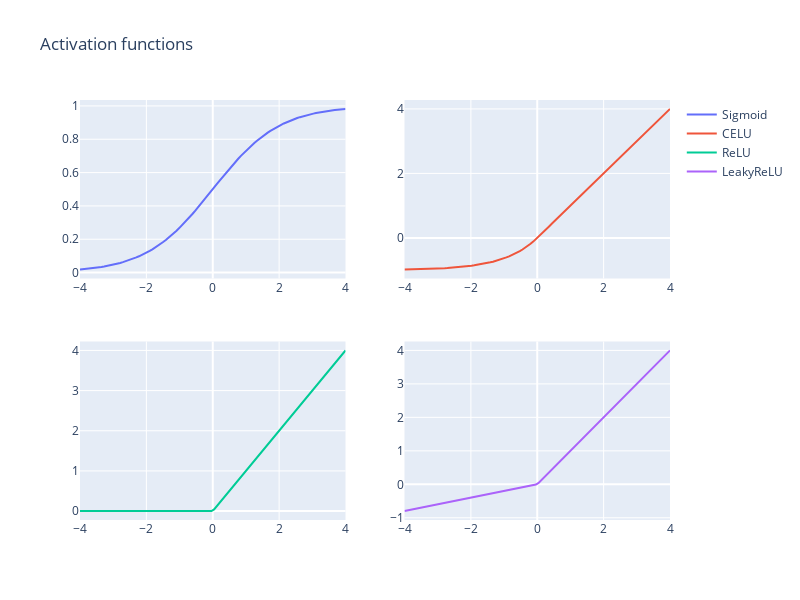

The notebook cell this image was saved under:
### Markdown cell above
### Plotting the functions
Verify our implementations of Activation functions - do the graphs look like they should?

### Code cell
activationsInput = np.linspace(-4,4,100)

sigmoid = Sigmoid()
y = sigmoid.forward(activationsInput)

fig = make_subplots(rows=2, cols=2)

fig.add_trace(
    go.Scatter(x=activationsInput, y=y, name='Sigmoid'),
    row=1, col=1
)

tanh = CELU()
y = tanh.forward(activationsInput)
fig.add_trace(
    go.Scatter(x=activationsInput, y=y, name='CELU'),
    row=1, col=2
)

relu = ReLU()
y = relu(activationsInput)
fig.add_trace(
    go.Scatter(x=activationsInput, y=y, name='ReLU'),
    row=2, col=1
)

leakyrelu = LeakyReLU()
y = leakyrelu(activationsInput)
fig.add_trace(
    go.Scatter(x=activationsInput, y=y, name='LeakyReLU'),
    row=2, col=2
)

fig.update_layout(height=600, width=800, title_text="Activation functions")
fig.show()
